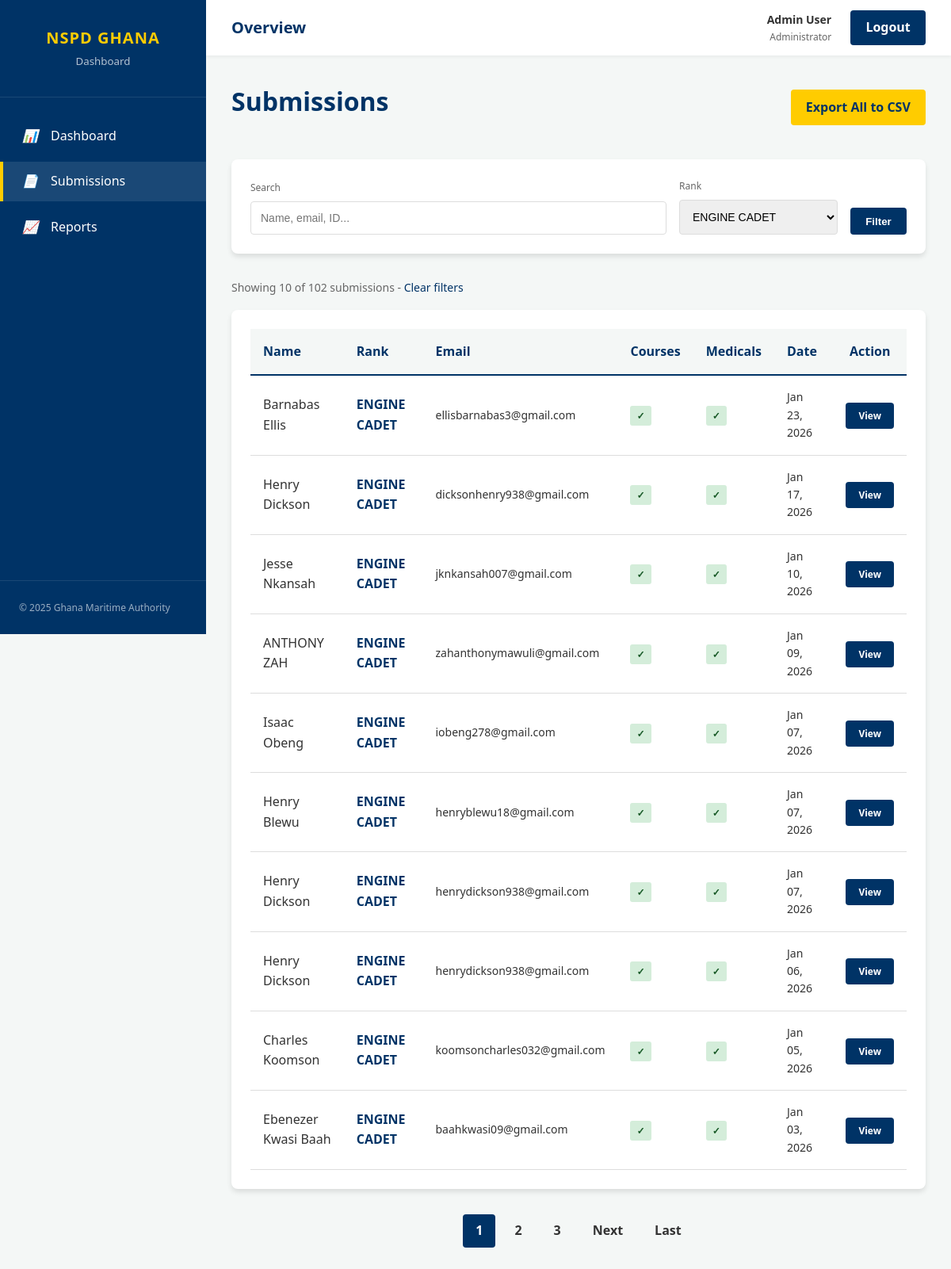
The page /submissions.php?rank=ENGINE CADET (signed in) on the database its author committed.
### tables this page shows
CREATE TABLE IF NOT EXISTS `applications` (
  `id` int NOT NULL AUTO_INCREMENT,
  `submitted_at` datetime NOT NULL,
  `surname` varchar(100) NOT NULL,
  `first_name` varchar(100) NOT NULL,
  `other_names` varchar(100) DEFAULT NULL,
  `short_courses_rmu` enum('Yes','No') NOT NULL,
  `familiarisation_isps_gma` enum('Yes','No') NOT NULL,
  `position_rank` varchar(100) NOT NULL,
  `telephone` varchar(100) NOT NULL,
  `email` varchar(150) NOT NULL,
  `attachment` text,
  `sea_experience` text,
  `total_sea_experience_years` decimal(4,1) DEFAULT NULL,
  `last_ship_type` varchar(150) DEFAULT NULL,
  `medicals` text,
  `created_at` timestamp NULL DEFAULT CURRENT_TIMESTAMP,
  PRIMARY KEY (`id`)
);

### submissions.php (the view, shortened to what this page needs)
<?php
$pdo = get_db_connection();
$page = isset($_GET['page']) ? max(1, (int)$_GET['page']) : 1;
$search = isset($_GET['search']) ? trim($_GET['search']) : '';
$rank_filter = isset($_GET['rank']) ? trim($_GET['rank']) : '';
$per_page = 10;
$where = [];
$params = [];
if ($rank_filter) {
    $where[] = "position_rank = ?";
    $params[] = $rank_filter;
}
$where_clause = $where ? "WHERE " . implode(" AND ", $where) : "";
$count_query = "SELECT COUNT(*) as total FROM applications $where_clause";
$count_stmt = $pdo->prepare($count_query);
$count_stmt->execute($params);
$total = $count_stmt->fetch(PDO::FETCH_ASSOC)['total'];
$total_pages = ceil($total / $per_page);
$offset = ($page - 1) * $per_page;
$query = "SELECT id, surname, first_name, position_rank, email, submitted_at, short_courses_rmu, medicals FROM applications $where_clause ORDER BY submitted_at DESC LIMIT $per_page OFFSET $offset";
$stmt = $pdo->prepare($query);
$stmt->execute($params);
$applications = $stmt->fetchAll(PDO::FETCH_ASSOC);
$ranks_stmt = $pdo->prepare("SELECT DISTINCT position_rank FROM applications ORDER BY position_rank");
$ranks_stmt->execute();
$ranks = $ranks_stmt->fetchAll(PDO::FETCH_COLUMN);
?>
<!DOCTYPE html>
<html lang="en">
<head>
    <link rel="stylesheet" href="public/css/style.css">
</head>
<body>
<div class="app-container">
    <?php include 'includes/sidebar.php'; ?>
    <main class="main-content">
        <?php include 'includes/header.php'; ?>
        <div class="content-body">
            <div style="display: flex; justify-content: space-between; align-items: center; margin-bottom: 2rem;">
                <h1>Submissions</h1>
                <a href="api/export-all-csv.php?search=<?php echo urlencode($search); ?>&rank=<?php echo urlencode($rank_filter); ?>" class="btn btn-accent" target="_blank">Export All to CSV</a>
            </div>
            <div class="card" style="margin-bottom: 2rem; padding: 1.5rem;">
                <form method="GET" style="display: flex; gap: 1rem; align-items: flex-end; flex-wrap: wrap;">
                    <div style="flex: 1; min-width: 200px;">
                        <label style="display: block; font-size: 0.75rem; color: var(--text-muted); margin-bottom: 0.5rem;">Search</label>
                        <input type="text" name="search" value="<?php echo htmlspecialchars($search); ?>" placeholder="Name, email, ID..." style="width: 100%; padding: 0.75rem; border: 1px solid #ddd; border-radius: 4px; font-size: 0.875rem;">
                    </div>
                    <div style="flex: 0 0 200px;">
                        <label style="display: block; font-size: 0.75rem; color: var(--text-muted); margin-bottom: 0.5rem;">Rank</label>
                        <select name="rank" style="width: 100%; padding: 0.75rem; border: 1px solid #ddd; border-radius: 4px; font-size: 0.875rem;">
                            <?php foreach ($ranks as $rank): ?>
                            <option value="<?php echo htmlspecialchars($rank); ?>" <?php echo $rank_filter === $rank ? 'selected' : ''; ?>><?php echo htmlspecialchars($rank); ?></option>
                            <?php endforeach; ?>
                        </select>
                    </div>
                    <button type="submit" class="btn btn-primary">Filter</button>
                </form>
            </div>
            <div style="margin-bottom: 1rem; font-size: 0.875rem; color: var(--text-muted);">
                Showing <?php echo count($applications); ?> of <?php echo $total; ?> submissions
                <?php if ($search || $rank_filter): ?>
                    - <a href="submissions.php" style="color: var(--primary-blue); text-decoration: none;">Clear filters</a>
                <?php endif; ?>
            </div>
            <div class="card">
                <table class="submissions-table" style="width: 100%; border-collapse: collapse;">
                    <thead>
                        <tr style="border-bottom: 2px solid var(--primary-blue);">
                            <th style="padding: 1rem; text-align: left; font-weight: 600;">Name</th>
                            <th style="padding: 1rem; text-align: left; font-weight: 600;">Rank</th>
                            <th style="padding: 1rem; text-align: left; font-weight: 600;">Email</th>
                            <th style="padding: 1rem; text-align: left; font-weight: 600;">Courses</th>
                            <th style="padding: 1rem; text-align: left; font-weight: 600;">Medicals</th>
                            <th style="padding: 1rem; text-align: left; font-weight: 600;">Date</th>
                            <th style="padding: 1rem; text-align: center; font-weight: 600;">Action</th>
                        </tr>
                    </thead>
                    <tbody>
                        <?php if (count($applications) > 0): ?>
                            <?php foreach ($applications as $app): ?>
                            <tr style="border-bottom: 1px solid #eee; hover: background-color: #f9f9f9;">
                                <td style="padding: 1rem;"><?php echo htmlspecialchars($app['first_name'] . ' ' . $app['surname']); ?></td>
                                <td style="padding: 1rem;"><strong style="color: var(--primary-blue);"><?php echo htmlspecialchars($app['position_rank']); ?></strong></td>
                                <td style="padding: 1rem; font-size: 0.875rem;"><?php echo htmlspecialchars($app['email']); ?></td>
                                <td style="padding: 1rem;">
                                    <?php if ($app['short_courses_rmu'] === 'Yes'): ?>
                                    <span style="padding: 0.25rem 0.5rem; background: #d4edda; color: #155724; border-radius: 3px; font-size: 0.75rem; font-weight: 600;">✓</span>
                                    <?php else: ?>
                                    <span style="padding: 0.25rem 0.5rem; background: #f8d7da; color: #721c24; border-radius: 3px; font-size: 0.75rem; font-weight: 600;">✗</span>
                                    <?php endif; ?>
                                </td>
                                <td style="padding: 1rem;">
                                    <?php if ($app['medicals'] === 'Yes'): ?>
                                    <span style="padding: 0.25rem 0.5rem; background: #d4edda; color: #155724; border-radius: 3px; font-size: 0.75rem; font-weight: 600;">✓</span>
                                    <?php else: ?>
                                    <span style="padding: 0.25rem 0.5rem; background: #f8d7da; color: #721c24; border-radius: 3px; font-size: 0.75rem; font-weight: 600;">✗</span>
                                    <?php endif; ?>
                                </td>
                                <td style="padding: 1rem; font-size: 0.875rem;"><?php echo date('M d, Y', strtotime($app['submitted_at'])); ?></td>
                                <td style="padding: 1rem; text-align: center;">
                                    <a href="view-submission.php?id=<?php echo $app['id']; ?>" class="btn" style="padding: 0.5rem 1rem; background: var(--primary-blue); color: white; text-decoration: none; border-radius: 4px; font-size: 0.75rem;">View</a>
                                </td>
                            </tr>
                            <?php endforeach; ?>
                        <?php endif; ?>
                    </tbody>
                </table>
            </div>
            <?php if ($total_pages > 1): ?>
            <div style="margin-top: 2rem; display: flex; justify-content: center; align-items: center; gap: 0.5rem; flex-wrap: wrap;">
                <?php for ($i = max(1, $page - 2); $i <= min($total_pages, $page + 2); $i++): ?>
                    <?php if ($i == $page): ?>
                        <span style="padding: 0.5rem 1rem; background: var(--primary-blue); color: white; border-radius: 4px; font-weight: 600;"><?php echo $i; ?></span>
                    <?php else: ?>
                        <a href="submissions.php?page=<?php echo $i; ?>&search=<?php echo urlencode($search); ?>&rank=<?php echo urlencode($rank_filter); ?>" class="btn" style="padding: 0.5rem 1rem;"><?php echo $i; ?></a>
                    <?php endif; ?>
                <?php endfor; ?>
                <?php if ($page < $total_pages): ?>
                    <a href="submissions.php?page=<?php echo $page + 1; ?>&search=<?php echo urlencode($search); ?>&rank=<?php echo urlencode($rank_filter); ?>" class="btn" style="padding: 0.5rem 1rem;">Next</a>
                    <a href="submissions.php?page=<?php echo $total_pages; ?>&search=<?php echo urlencode($search); ?>&rank=<?php echo urlencode($rank_filter); ?>" class="btn" style="padding: 0.5rem 1rem;">Last</a>
                <?php endif; ?>
            </div>
            <?php endif; ?>
        </div>
    </main>
</div>
</body>
</html>

### public/css/style.css (style rules this page uses)
:root { --primary-blue: #003366; --secondary-blue: #00509d; --accent-yellow: #ffcc00; --bg-white: #ffffff; --bg-light: #f4f7f6; --text-dark: #333333; --text-muted: #666666; --border-color: #dddddd; --sidebar-width: 260px; --header-height: 70px; --radius: 8px; --shadow: 0 4px 6px rgba(0, 0, 0, 0.1); }
* { box-sizing: border-box; margin: 0; padding: 0; }
body { font-family: "Segoe UI", Tahoma, Geneva, Verdana, sans-serif; background-color: var(--bg-light); color: var(--text-dark); line-height: 1.6; }
h1, h2, h3, h4 { color: var(--primary-blue); margin-bottom: 1rem; }
a { text-decoration: none; color: inherit; }
.app-container { display: flex; min-height: 100vh; }
.main-content { flex: 1; margin-left: var(--sidebar-width); display: flex; flex-direction: column; }
.content-body { padding: 2rem; }
.card { background: white; padding: 1.5rem; border-radius: var(--radius); box-shadow: var(--shadow); }
table { width: 100%; border-collapse: collapse; }
th, td { padding: 1rem; text-align: left; border-bottom: 1px solid var(--border-color); }
th { background-color: var(--bg-light); font-weight: 600; color: var(--primary-blue); }
.btn { padding: 0.6rem 1.2rem; border-radius: 4px; border: none; cursor: pointer; font-weight: 600; transition: opacity 0.2s; }
.btn-primary { background-color: var(--primary-blue); color: white; }
.btn-accent { background-color: var(--accent-yellow); color: var(--primary-blue); }

### rows shown on the page
applications: first_name+surname "Barnabas Ellis", position_rank "ENGINE CADET", email "ellisbarnabas3@gmail.com", submitted_at "Jan 23, 2026"
applications: first_name+surname "Henry Dickson", position_rank "ENGINE CADET", email "dicksonhenry938@gmail.com", submitted_at "Jan 17, 2026"
applications: first_name+surname "Jesse Nkansah", position_rank "ENGINE CADET", email "jknkansah007@gmail.com", submitted_at "Jan 10, 2026"
applications: first_name+surname "ANTHONY ZAH", position_rank "ENGINE CADET", email "zahanthonymawuli@gmail.com", submitted_at "Jan 09, 2026"
applications: first_name+surname "Isaac Obeng", position_rank "ENGINE CADET", email "iobeng278@gmail.com", submitted_at "Jan 07, 2026"
applications: first_name+surname "Henry Blewu", position_rank "ENGINE CADET", email "henryblewu18@gmail.com", submitted_at "Jan 07, 2026"
applications: first_name+surname "Henry Dickson", position_rank "ENGINE CADET", email "henrydickson938@gmail.com", submitted_at "Jan 07, 2026"
applications: first_name+surname "Henry Dickson", position_rank "ENGINE CADET", email "henrydickson938@gmail.com", submitted_at "Jan 06, 2026"
applications: first_name+surname "Charles Koomson", position_rank "ENGINE CADET", email "koomsoncharles032@gmail.com", submitted_at "Jan 05, 2026"
applications: first_name+surname "Ebenezer Kwasi Baah", position_rank "ENGINE CADET", email "baahkwasi09@gmail.com", submitted_at "Jan 03, 2026"

### other values the page prints
$user['full_name'] "Admin User"
$user['role'] "Administrator"
count($applications) "10"
$total "102"
form field rank "ENGINE CADET"
